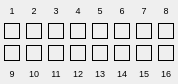
<?xml version="1.0" encoding="UTF-8"?>
<ui version="4.0">
 <class>MaskWidget</class>
 <widget class="QWidget" name="MaskWidget">
  <property name="geometry">
   <rect>
    <x>0</x>
    <y>0</y>
    <width>178</width>
    <height>84</height>
   </rect>
  </property>
  <property name="windowTitle">
   <string>MaskWidget</string>
  </property>
  <layout class="QGridLayout" name="layout">
   <property name="sizeConstraint">
    <enum>QLayout::SetMinimumSize</enum>
   </property>
   <property name="leftMargin">
    <number>4</number>
   </property>
   <property name="topMargin">
    <number>4</number>
   </property>
   <property name="rightMargin">
    <number>4</number>
   </property>
   <property name="bottomMargin">
    <number>4</number>
   </property>
   <item row="0" column="0">
    <widget class="QLabel" name="label01">
     <property name="font">
      <font>
       <pointsize>7</pointsize>
      </font>
     </property>
     <property name="text">
      <string>1</string>
     </property>
     <property name="alignment">
      <set>Qt::AlignCenter</set>
     </property>
    </widget>
   </item>
   <item row="0" column="1">
    <widget class="QLabel" name="label02">
     <property name="font">
      <font>
       <pointsize>7</pointsize>
      </font>
     </property>
     <property name="text">
      <string>2</string>
     </property>
     <property name="alignment">
      <set>Qt::AlignCenter</set>
     </property>
    </widget>
   </item>
   <item row="0" column="2">
    <widget class="QLabel" name="label03">
     <property name="font">
      <font>
       <pointsize>7</pointsize>
      </font>
     </property>
     <property name="text">
      <string>3</string>
     </property>
     <property name="alignment">
      <set>Qt::AlignCenter</set>
     </property>
    </widget>
   </item>
   <item row="0" column="4">
    <widget class="QLabel" name="label05">
     <property name="font">
      <font>
       <pointsize>7</pointsize>
      </font>
     </property>
     <property name="text">
      <string>5</string>
     </property>
     <property name="alignment">
      <set>Qt::AlignCenter</set>
     </property>
    </widget>
   </item>
   <item row="0" column="5">
    <widget class="QLabel" name="label06">
     <property name="font">
      <font>
       <pointsize>7</pointsize>
      </font>
     </property>
     <property name="text">
      <string>6</string>
     </property>
     <property name="alignment">
      <set>Qt::AlignCenter</set>
     </property>
    </widget>
   </item>
   <item row="0" column="6">
    <widget class="QLabel" name="label07">
     <property name="font">
      <font>
       <pointsize>7</pointsize>
      </font>
     </property>
     <property name="text">
      <string>7</string>
     </property>
     <property name="alignment">
      <set>Qt::AlignCenter</set>
     </property>
    </widget>
   </item>
   <item row="0" column="7">
    <widget class="QLabel" name="label08">
     <property name="font">
      <font>
       <pointsize>7</pointsize>
      </font>
     </property>
     <property name="text">
      <string>8</string>
     </property>
     <property name="alignment">
      <set>Qt::AlignCenter</set>
     </property>
    </widget>
   </item>
   <item row="1" column="0">
    <widget class="QFrame" name="bit01">
     <property name="sizePolicy">
      <sizepolicy hsizetype="Fixed" vsizetype="Fixed">
       <horstretch>0</horstretch>
       <verstretch>0</verstretch>
      </sizepolicy>
     </property>
     <property name="minimumSize">
      <size>
       <width>16</width>
       <height>16</height>
      </size>
     </property>
     <property name="maximumSize">
      <size>
       <width>16</width>
       <height>16</height>
      </size>
     </property>
     <property name="palette">
      <palette>
       <active>
        <colorrole role="Base">
         <brush brushstyle="SolidPattern">
          <color alpha="255">
           <red>0</red>
           <green>0</green>
           <blue>0</blue>
          </color>
         </brush>
        </colorrole>
        <colorrole role="Window">
         <brush brushstyle="SolidPattern">
          <color alpha="255">
           <red>0</red>
           <green>0</green>
           <blue>0</blue>
          </color>
         </brush>
        </colorrole>
       </active>
       <inactive>
        <colorrole role="Base">
         <brush brushstyle="SolidPattern">
          <color alpha="255">
           <red>0</red>
           <green>0</green>
           <blue>0</blue>
          </color>
         </brush>
        </colorrole>
        <colorrole role="Window">
         <brush brushstyle="SolidPattern">
          <color alpha="255">
           <red>0</red>
           <green>0</green>
           <blue>0</blue>
          </color>
         </brush>
        </colorrole>
       </inactive>
       <disabled>
        <colorrole role="Base">
         <brush brushstyle="SolidPattern">
          <color alpha="255">
           <red>240</red>
           <green>240</green>
           <blue>240</blue>
          </color>
         </brush>
        </colorrole>
        <colorrole role="Window">
         <brush brushstyle="SolidPattern">
          <color alpha="255">
           <red>227</red>
           <green>229</green>
           <blue>231</blue>
          </color>
         </brush>
        </colorrole>
       </disabled>
      </palette>
     </property>
     <property name="frameShape">
      <enum>QFrame::Box</enum>
     </property>
    </widget>
   </item>
   <item row="1" column="1">
    <widget class="QFrame" name="bit02">
     <property name="sizePolicy">
      <sizepolicy hsizetype="Fixed" vsizetype="Fixed">
       <horstretch>0</horstretch>
       <verstretch>0</verstretch>
      </sizepolicy>
     </property>
     <property name="minimumSize">
      <size>
       <width>16</width>
       <height>16</height>
      </size>
     </property>
     <property name="maximumSize">
      <size>
       <width>16</width>
       <height>16</height>
      </size>
     </property>
     <property name="palette">
      <palette>
       <active>
        <colorrole role="Base">
         <brush brushstyle="SolidPattern">
          <color alpha="255">
           <red>0</red>
           <green>0</green>
           <blue>0</blue>
          </color>
         </brush>
        </colorrole>
        <colorrole role="Window">
         <brush brushstyle="SolidPattern">
          <color alpha="255">
           <red>0</red>
           <green>0</green>
           <blue>0</blue>
          </color>
         </brush>
        </colorrole>
       </active>
       <inactive>
        <colorrole role="Base">
         <brush brushstyle="SolidPattern">
          <color alpha="255">
           <red>0</red>
           <green>0</green>
           <blue>0</blue>
          </color>
         </brush>
        </colorrole>
        <colorrole role="Window">
         <brush brushstyle="SolidPattern">
          <color alpha="255">
           <red>0</red>
           <green>0</green>
           <blue>0</blue>
          </color>
         </brush>
        </colorrole>
       </inactive>
       <disabled>
        <colorrole role="Base">
         <brush brushstyle="SolidPattern">
          <color alpha="255">
           <red>240</red>
           <green>240</green>
           <blue>240</blue>
          </color>
         </brush>
        </colorrole>
        <colorrole role="Window">
         <brush brushstyle="SolidPattern">
          <color alpha="255">
           <red>227</red>
           <green>229</green>
           <blue>231</blue>
          </color>
         </brush>
        </colorrole>
       </disabled>
      </palette>
     </property>
     <property name="frameShape">
      <enum>QFrame::Box</enum>
     </property>
    </widget>
   </item>
   <item row="1" column="2">
    <widget class="QFrame" name="bit03">
     <property name="sizePolicy">
      <sizepolicy hsizetype="Fixed" vsizetype="Fixed">
       <horstretch>0</horstretch>
       <verstretch>0</verstretch>
      </sizepolicy>
     </property>
     <property name="minimumSize">
      <size>
       <width>16</width>
       <height>16</height>
      </size>
     </property>
     <property name="maximumSize">
      <size>
       <width>16</width>
       <height>16</height>
      </size>
     </property>
     <property name="palette">
      <palette>
       <active>
        <colorrole role="Base">
         <brush brushstyle="SolidPattern">
          <color alpha="255">
           <red>0</red>
           <green>0</green>
           <blue>0</blue>
          </color>
         </brush>
        </colorrole>
        <colorrole role="Window">
         <brush brushstyle="SolidPattern">
          <color alpha="255">
           <red>0</red>
           <green>0</green>
           <blue>0</blue>
          </color>
         </brush>
        </colorrole>
       </active>
       <inactive>
        <colorrole role="Base">
         <brush brushstyle="SolidPattern">
          <color alpha="255">
           <red>0</red>
           <green>0</green>
           <blue>0</blue>
          </color>
         </brush>
        </colorrole>
        <colorrole role="Window">
         <brush brushstyle="SolidPattern">
          <color alpha="255">
           <red>0</red>
           <green>0</green>
           <blue>0</blue>
          </color>
         </brush>
        </colorrole>
       </inactive>
       <disabled>
        <colorrole role="Base">
         <brush brushstyle="SolidPattern">
          <color alpha="255">
           <red>240</red>
           <green>240</green>
           <blue>240</blue>
          </color>
         </brush>
        </colorrole>
        <colorrole role="Window">
         <brush brushstyle="SolidPattern">
          <color alpha="255">
           <red>227</red>
           <green>229</green>
           <blue>231</blue>
          </color>
         </brush>
        </colorrole>
       </disabled>
      </palette>
     </property>
     <property name="frameShape">
      <enum>QFrame::Box</enum>
     </property>
    </widget>
   </item>
   <item row="1" column="3">
    <widget class="QFrame" name="bit04">
     <property name="sizePolicy">
      <sizepolicy hsizetype="Fixed" vsizetype="Fixed">
       <horstretch>0</horstretch>
       <verstretch>0</verstretch>
      </sizepolicy>
     </property>
     <property name="minimumSize">
      <size>
       <width>16</width>
       <height>16</height>
      </size>
     </property>
     <property name="maximumSize">
      <size>
       <width>16</width>
       <height>16</height>
      </size>
     </property>
     <property name="palette">
      <palette>
       <active>
        <colorrole role="Base">
         <brush brushstyle="SolidPattern">
          <color alpha="255">
           <red>0</red>
           <green>0</green>
           <blue>0</blue>
          </color>
         </brush>
        </colorrole>
        <colorrole role="Window">
         <brush brushstyle="SolidPattern">
          <color alpha="255">
           <red>0</red>
           <green>0</green>
           <blue>0</blue>
          </color>
         </brush>
        </colorrole>
       </active>
       <inactive>
        <colorrole role="Base">
         <brush brushstyle="SolidPattern">
          <color alpha="255">
           <red>0</red>
           <green>0</green>
           <blue>0</blue>
          </color>
         </brush>
        </colorrole>
        <colorrole role="Window">
         <brush brushstyle="SolidPattern">
          <color alpha="255">
           <red>0</red>
           <green>0</green>
           <blue>0</blue>
          </color>
         </brush>
        </colorrole>
       </inactive>
       <disabled>
        <colorrole role="Base">
         <brush brushstyle="SolidPattern">
          <color alpha="255">
           <red>240</red>
           <green>240</green>
           <blue>240</blue>
          </color>
         </brush>
        </colorrole>
        <colorrole role="Window">
         <brush brushstyle="SolidPattern">
          <color alpha="255">
           <red>227</red>
           <green>229</green>
           <blue>231</blue>
          </color>
         </brush>
        </colorrole>
       </disabled>
      </palette>
     </property>
     <property name="frameShape">
      <enum>QFrame::Box</enum>
     </property>
    </widget>
   </item>
   <item row="1" column="4">
    <widget class="QFrame" name="bit05">
     <property name="sizePolicy">
      <sizepolicy hsizetype="Fixed" vsizetype="Fixed">
       <horstretch>0</horstretch>
       <verstretch>0</verstretch>
      </sizepolicy>
     </property>
     <property name="minimumSize">
      <size>
       <width>16</width>
       <height>16</height>
      </size>
     </property>
     <property name="maximumSize">
      <size>
       <width>16</width>
       <height>16</height>
      </size>
     </property>
     <property name="palette">
      <palette>
       <active>
        <colorrole role="Base">
         <brush brushstyle="SolidPattern">
          <color alpha="255">
           <red>0</red>
           <green>0</green>
           <blue>0</blue>
          </color>
         </brush>
        </colorrole>
        <colorrole role="Window">
         <brush brushstyle="SolidPattern">
          <color alpha="255">
           <red>0</red>
           <green>0</green>
           <blue>0</blue>
          </color>
         </brush>
        </colorrole>
       </active>
       <inactive>
        <colorrole role="Base">
         <brush brushstyle="SolidPattern">
          <color alpha="255">
           <red>0</red>
           <green>0</green>
           <blue>0</blue>
          </color>
         </brush>
        </colorrole>
        <colorrole role="Window">
         <brush brushstyle="SolidPattern">
          <color alpha="255">
           <red>0</red>
           <green>0</green>
           <blue>0</blue>
          </color>
         </brush>
        </colorrole>
       </inactive>
       <disabled>
        <colorrole role="Base">
         <brush brushstyle="SolidPattern">
          <color alpha="255">
           <red>240</red>
           <green>240</green>
           <blue>240</blue>
          </color>
         </brush>
        </colorrole>
        <colorrole role="Window">
         <brush brushstyle="SolidPattern">
          <color alpha="255">
           <red>227</red>
           <green>229</green>
           <blue>231</blue>
          </color>
         </brush>
        </colorrole>
       </disabled>
      </palette>
     </property>
     <property name="frameShape">
      <enum>QFrame::Box</enum>
     </property>
    </widget>
   </item>
   <item row="1" column="5">
    <widget class="QFrame" name="bit06">
     <property name="sizePolicy">
      <sizepolicy hsizetype="Fixed" vsizetype="Fixed">
       <horstretch>0</horstretch>
       <verstretch>0</verstretch>
      </sizepolicy>
     </property>
     <property name="minimumSize">
      <size>
       <width>16</width>
       <height>16</height>
      </size>
     </property>
     <property name="maximumSize">
      <size>
       <width>16</width>
       <height>16</height>
      </size>
     </property>
     <property name="palette">
      <palette>
       <active>
        <colorrole role="Base">
         <brush brushstyle="SolidPattern">
          <color alpha="255">
           <red>0</red>
           <green>0</green>
           <blue>0</blue>
          </color>
         </brush>
        </colorrole>
        <colorrole role="Window">
         <brush brushstyle="SolidPattern">
          <color alpha="255">
           <red>0</red>
           <green>0</green>
           <blue>0</blue>
          </color>
         </brush>
        </colorrole>
       </active>
       <inactive>
        <colorrole role="Base">
         <brush brushstyle="SolidPattern">
          <color alpha="255">
           <red>0</red>
           <green>0</green>
           <blue>0</blue>
          </color>
         </brush>
        </colorrole>
        <colorrole role="Window">
         <brush brushstyle="SolidPattern">
          <color alpha="255">
           <red>0</red>
           <green>0</green>
           <blue>0</blue>
          </color>
         </brush>
        </colorrole>
       </inactive>
       <disabled>
        <colorrole role="Base">
         <brush brushstyle="SolidPattern">
          <color alpha="255">
           <red>240</red>
           <green>240</green>
           <blue>240</blue>
          </color>
         </brush>
        </colorrole>
        <colorrole role="Window">
         <brush brushstyle="SolidPattern">
          <color alpha="255">
           <red>227</red>
           <green>229</green>
           <blue>231</blue>
          </color>
         </brush>
        </colorrole>
       </disabled>
      </palette>
     </property>
     <property name="frameShape">
      <enum>QFrame::Box</enum>
     </property>
    </widget>
   </item>
   <item row="1" column="6">
    <widget class="QFrame" name="bit07">
     <property name="sizePolicy">
      <sizepolicy hsizetype="Fixed" vsizetype="Fixed">
       <horstretch>0</horstretch>
       <verstretch>0</verstretch>
      </sizepolicy>
     </property>
     <property name="minimumSize">
      <size>
       <width>16</width>
       <height>16</height>
      </size>
     </property>
     <property name="maximumSize">
      <size>
       <width>16</width>
       <height>16</height>
      </size>
     </property>
     <property name="palette">
      <palette>
       <active>
        <colorrole role="Base">
         <brush brushstyle="SolidPattern">
          <color alpha="255">
           <red>0</red>
           <green>0</green>
           <blue>0</blue>
          </color>
         </brush>
        </colorrole>
        <colorrole role="Window">
         <brush brushstyle="SolidPattern">
          <color alpha="255">
           <red>0</red>
           <green>0</green>
           <blue>0</blue>
          </color>
         </brush>
        </colorrole>
       </active>
       <inactive>
        <colorrole role="Base">
         <brush brushstyle="SolidPattern">
          <color alpha="255">
           <red>0</red>
           <green>0</green>
           <blue>0</blue>
          </color>
         </brush>
        </colorrole>
        <colorrole role="Window">
         <brush brushstyle="SolidPattern">
          <color alpha="255">
           <red>0</red>
           <green>0</green>
           <blue>0</blue>
          </color>
         </brush>
        </colorrole>
       </inactive>
       <disabled>
        <colorrole role="Base">
         <brush brushstyle="SolidPattern">
          <color alpha="255">
           <red>240</red>
           <green>240</green>
           <blue>240</blue>
          </color>
         </brush>
        </colorrole>
        <colorrole role="Window">
         <brush brushstyle="SolidPattern">
          <color alpha="255">
           <red>227</red>
           <green>229</green>
           <blue>231</blue>
          </color>
         </brush>
        </colorrole>
       </disabled>
      </palette>
     </property>
     <property name="frameShape">
      <enum>QFrame::Box</enum>
     </property>
    </widget>
   </item>
   <item row="1" column="7">
    <widget class="QFrame" name="bit08">
     <property name="sizePolicy">
      <sizepolicy hsizetype="Fixed" vsizetype="Fixed">
       <horstretch>0</horstretch>
       <verstretch>0</verstretch>
      </sizepolicy>
     </property>
     <property name="minimumSize">
      <size>
       <width>16</width>
       <height>16</height>
      </size>
     </property>
     <property name="maximumSize">
      <size>
       <width>16</width>
       <height>16</height>
      </size>
     </property>
     <property name="palette">
      <palette>
       <active>
        <colorrole role="Base">
         <brush brushstyle="SolidPattern">
          <color alpha="255">
           <red>0</red>
           <green>0</green>
           <blue>0</blue>
          </color>
         </brush>
        </colorrole>
        <colorrole role="Window">
         <brush brushstyle="SolidPattern">
          <color alpha="255">
           <red>0</red>
           <green>0</green>
           <blue>0</blue>
          </color>
         </brush>
        </colorrole>
       </active>
       <inactive>
        <colorrole role="Base">
         <brush brushstyle="SolidPattern">
          <color alpha="255">
           <red>0</red>
           <green>0</green>
           <blue>0</blue>
          </color>
         </brush>
        </colorrole>
        <colorrole role="Window">
         <brush brushstyle="SolidPattern">
          <color alpha="255">
           <red>0</red>
           <green>0</green>
           <blue>0</blue>
          </color>
         </brush>
        </colorrole>
       </inactive>
       <disabled>
        <colorrole role="Base">
         <brush brushstyle="SolidPattern">
          <color alpha="255">
           <red>240</red>
           <green>240</green>
           <blue>240</blue>
          </color>
         </brush>
        </colorrole>
        <colorrole role="Window">
         <brush brushstyle="SolidPattern">
          <color alpha="255">
           <red>227</red>
           <green>229</green>
           <blue>231</blue>
          </color>
         </brush>
        </colorrole>
       </disabled>
      </palette>
     </property>
     <property name="frameShape">
      <enum>QFrame::Box</enum>
     </property>
    </widget>
   </item>
   <item row="2" column="0">
    <widget class="QFrame" name="bit09">
     <property name="sizePolicy">
      <sizepolicy hsizetype="Fixed" vsizetype="Fixed">
       <horstretch>0</horstretch>
       <verstretch>0</verstretch>
      </sizepolicy>
     </property>
     <property name="minimumSize">
      <size>
       <width>16</width>
       <height>16</height>
      </size>
     </property>
     <property name="maximumSize">
      <size>
       <width>16</width>
       <height>16</height>
      </size>
     </property>
     <property name="palette">
      <palette>
       <active>
        <colorrole role="Base">
         <brush brushstyle="SolidPattern">
          <color alpha="255">
           <red>0</red>
           <green>0</green>
           <blue>0</blue>
          </color>
         </brush>
        </colorrole>
        <colorrole role="Window">
         <brush brushstyle="SolidPattern">
          <color alpha="255">
           <red>0</red>
           <green>0</green>
           <blue>0</blue>
          </color>
         </brush>
        </colorrole>
       </active>
       <inactive>
        <colorrole role="Base">
         <brush brushstyle="SolidPattern">
          <color alpha="255">
           <red>0</red>
           <green>0</green>
           <blue>0</blue>
          </color>
         </brush>
        </colorrole>
        <colorrole role="Window">
         <brush brushstyle="SolidPattern">
          <color alpha="255">
           <red>0</red>
           <green>0</green>
           <blue>0</blue>
          </color>
         </brush>
        </colorrole>
       </inactive>
       <disabled>
        <colorrole role="Base">
         <brush brushstyle="SolidPattern">
          <color alpha="255">
           <red>240</red>
           <green>240</green>
           <blue>240</blue>
          </color>
         </brush>
        </colorrole>
        <colorrole role="Window">
         <brush brushstyle="SolidPattern">
          <color alpha="255">
           <red>227</red>
           <green>229</green>
           <blue>231</blue>
          </color>
         </brush>
        </colorrole>
       </disabled>
      </palette>
     </property>
     <property name="frameShape">
      <enum>QFrame::Box</enum>
     </property>
    </widget>
   </item>
   <item row="2" column="1">
    <widget class="QFrame" name="bit10">
     <property name="sizePolicy">
      <sizepolicy hsizetype="Fixed" vsizetype="Fixed">
       <horstretch>0</horstretch>
       <verstretch>0</verstretch>
      </sizepolicy>
     </property>
     <property name="minimumSize">
      <size>
       <width>16</width>
       <height>16</height>
      </size>
     </property>
     <property name="maximumSize">
      <size>
       <width>16</width>
       <height>16</height>
      </size>
     </property>
     <property name="palette">
      <palette>
       <active>
        <colorrole role="Base">
         <brush brushstyle="SolidPattern">
          <color alpha="255">
           <red>0</red>
           <green>0</green>
           <blue>0</blue>
          </color>
         </brush>
        </colorrole>
        <colorrole role="Window">
         <brush brushstyle="SolidPattern">
          <color alpha="255">
           <red>0</red>
           <green>0</green>
           <blue>0</blue>
          </color>
         </brush>
        </colorrole>
       </active>
       <inactive>
        <colorrole role="Base">
         <brush brushstyle="SolidPattern">
          <color alpha="255">
           <red>0</red>
           <green>0</green>
           <blue>0</blue>
          </color>
         </brush>
        </colorrole>
        <colorrole role="Window">
         <brush brushstyle="SolidPattern">
          <color alpha="255">
           <red>0</red>
           <green>0</green>
           <blue>0</blue>
          </color>
         </brush>
        </colorrole>
       </inactive>
       <disabled>
        <colorrole role="Base">
         <brush brushstyle="SolidPattern">
          <color alpha="255">
           <red>240</red>
           <green>240</green>
           <blue>240</blue>
          </color>
         </brush>
        </colorrole>
        <colorrole role="Window">
         <brush brushstyle="SolidPattern">
          <color alpha="255">
           <red>227</red>
           <green>229</green>
           <blue>231</blue>
          </color>
         </brush>
        </colorrole>
       </disabled>
      </palette>
     </property>
     <property name="frameShape">
      <enum>QFrame::Box</enum>
     </property>
    </widget>
   </item>
   <item row="2" column="2">
    <widget class="QFrame" name="bit11">
     <property name="sizePolicy">
      <sizepolicy hsizetype="Fixed" vsizetype="Fixed">
       <horstretch>0</horstretch>
       <verstretch>0</verstretch>
      </sizepolicy>
     </property>
     <property name="minimumSize">
      <size>
       <width>16</width>
       <height>16</height>
      </size>
     </property>
     <property name="maximumSize">
      <size>
       <width>16</width>
       <height>16</height>
      </size>
     </property>
     <property name="palette">
      <palette>
       <active>
        <colorrole role="Base">
         <brush brushstyle="SolidPattern">
          <color alpha="255">
           <red>0</red>
           <green>0</green>
           <blue>0</blue>
          </color>
         </brush>
        </colorrole>
        <colorrole role="Window">
         <brush brushstyle="SolidPattern">
          <color alpha="255">
           <red>0</red>
           <green>0</green>
           <blue>0</blue>
          </color>
         </brush>
        </colorrole>
       </active>
       <inactive>
        <colorrole role="Base">
         <brush brushstyle="SolidPattern">
          <color alpha="255">
           <red>0</red>
           <green>0</green>
           <blue>0</blue>
          </color>
         </brush>
        </colorrole>
        <colorrole role="Window">
         <brush brushstyle="SolidPattern">
          <color alpha="255">
           <red>0</red>
           <green>0</green>
           <blue>0</blue>
          </color>
         </brush>
        </colorrole>
       </inactive>
       <disabled>
        <colorrole role="Base">
         <brush brushstyle="SolidPattern">
          <color alpha="255">
           <red>240</red>
           <green>240</green>
           <blue>240</blue>
          </color>
         </brush>
        </colorrole>
        <colorrole role="Window">
         <brush brushstyle="SolidPattern">
          <color alpha="255">
           <red>227</red>
           <green>229</green>
           <blue>231</blue>
          </color>
         </brush>
        </colorrole>
       </disabled>
      </palette>
     </property>
     <property name="frameShape">
      <enum>QFrame::Box</enum>
     </property>
    </widget>
   </item>
   <item row="2" column="3">
    <widget class="QFrame" name="bit12">
     <property name="sizePolicy">
      <sizepolicy hsizetype="Fixed" vsizetype="Fixed">
       <horstretch>0</horstretch>
       <verstretch>0</verstretch>
      </sizepolicy>
     </property>
     <property name="minimumSize">
      <size>
       <width>16</width>
       <height>16</height>
      </size>
     </property>
     <property name="maximumSize">
      <size>
       <width>16</width>
       <height>16</height>
      </size>
     </property>
     <property name="palette">
      <palette>
       <active>
        <colorrole role="Base">
         <brush brushstyle="SolidPattern">
          <color alpha="255">
           <red>0</red>
           <green>0</green>
           <blue>0</blue>
          </color>
         </brush>
        </colorrole>
        <colorrole role="Window">
         <brush brushstyle="SolidPattern">
          <color alpha="255">
           <red>0</red>
           <green>0</green>
           <blue>0</blue>
          </color>
         </brush>
        </colorrole>
       </active>
       <inactive>
        <colorrole role="Base">
         <brush brushstyle="SolidPattern">
          <color alpha="255">
           <red>0</red>
           <green>0</green>
           <blue>0</blue>
          </color>
         </brush>
        </colorrole>
        <colorrole role="Window">
         <brush brushstyle="SolidPattern">
          <color alpha="255">
           <red>0</red>
           <green>0</green>
           <blue>0</blue>
          </color>
         </brush>
        </colorrole>
       </inactive>
       <disabled>
        <colorrole role="Base">
         <brush brushstyle="SolidPattern">
          <color alpha="255">
           <red>240</red>
           <green>240</green>
           <blue>240</blue>
          </color>
         </brush>
        </colorrole>
        <colorrole role="Window">
         <brush brushstyle="SolidPattern">
          <color alpha="255">
           <red>227</red>
           <green>229</green>
           <blue>231</blue>
          </color>
         </brush>
        </colorrole>
       </disabled>
      </palette>
     </property>
     <property name="frameShape">
      <enum>QFrame::Box</enum>
     </property>
    </widget>
   </item>
   <item row="2" column="4">
    <widget class="QFrame" name="bit13">
     <property name="sizePolicy">
      <sizepolicy hsizetype="Fixed" vsizetype="Fixed">
       <horstretch>0</horstretch>
       <verstretch>0</verstretch>
      </sizepolicy>
     </property>
     <property name="minimumSize">
      <size>
       <width>16</width>
       <height>16</height>
      </size>
     </property>
     <property name="maximumSize">
      <size>
       <width>16</width>
       <height>16</height>
      </size>
     </property>
     <property name="palette">
      <palette>
       <active>
        <colorrole role="Base">
         <brush brushstyle="SolidPattern">
          <color alpha="255">
           <red>0</red>
           <green>0</green>
           <blue>0</blue>
          </color>
         </brush>
        </colorrole>
        <colorrole role="Window">
         <brush brushstyle="SolidPattern">
          <color alpha="255">
           <red>0</red>
           <green>0</green>
           <blue>0</blue>
          </color>
         </brush>
        </colorrole>
       </active>
       <inactive>
        <colorrole role="Base">
         <brush brushstyle="SolidPattern">
          <color alpha="255">
           <red>0</red>
           <green>0</green>
           <blue>0</blue>
          </color>
         </brush>
        </colorrole>
        <colorrole role="Window">
         <brush brushstyle="SolidPattern">
          <color alpha="255">
           <red>0</red>
           <green>0</green>
           <blue>0</blue>
          </color>
         </brush>
        </colorrole>
       </inactive>
       <disabled>
        <colorrole role="Base">
         <brush brushstyle="SolidPattern">
          <color alpha="255">
           <red>240</red>
           <green>240</green>
           <blue>240</blue>
          </color>
         </brush>
        </colorrole>
        <colorrole role="Window">
         <brush brushstyle="SolidPattern">
          <color alpha="255">
           <red>227</red>
           <green>229</green>
           <blue>231</blue>
          </color>
         </brush>
        </colorrole>
       </disabled>
      </palette>
     </property>
     <property name="frameShape">
      <enum>QFrame::Box</enum>
     </property>
    </widget>
   </item>
   <item row="2" column="5">
    <widget class="QFrame" name="bit14">
     <property name="sizePolicy">
      <sizepolicy hsizetype="Fixed" vsizetype="Fixed">
       <horstretch>0</horstretch>
       <verstretch>0</verstretch>
      </sizepolicy>
     </property>
     <property name="minimumSize">
      <size>
       <width>16</width>
       <height>16</height>
      </size>
     </property>
     <property name="maximumSize">
      <size>
       <width>16</width>
       <height>16</height>
      </size>
     </property>
     <property name="palette">
      <palette>
       <active>
        <colorrole role="Base">
         <brush brushstyle="SolidPattern">
          <color alpha="255">
           <red>0</red>
           <green>0</green>
           <blue>0</blue>
          </color>
         </brush>
        </colorrole>
        <colorrole role="Window">
         <brush brushstyle="SolidPattern">
          <color alpha="255">
           <red>0</red>
           <green>0</green>
           <blue>0</blue>
          </color>
         </brush>
        </colorrole>
       </active>
       <inactive>
        <colorrole role="Base">
         <brush brushstyle="SolidPattern">
          <color alpha="255">
           <red>0</red>
           <green>0</green>
           <blue>0</blue>
          </color>
         </brush>
        </colorrole>
        <colorrole role="Window">
         <brush brushstyle="SolidPattern">
          <color alpha="255">
           <red>0</red>
           <green>0</green>
           <blue>0</blue>
          </color>
         </brush>
        </colorrole>
       </inactive>
       <disabled>
        <colorrole role="Base">
         <brush brushstyle="SolidPattern">
          <color alpha="255">
           <red>240</red>
           <green>240</green>
           <blue>240</blue>
          </color>
         </brush>
        </colorrole>
        <colorrole role="Window">
         <brush brushstyle="SolidPattern">
          <color alpha="255">
           <red>227</red>
           <green>229</green>
           <blue>231</blue>
          </color>
         </brush>
        </colorrole>
       </disabled>
      </palette>
     </property>
     <property name="frameShape">
      <enum>QFrame::Box</enum>
     </property>
    </widget>
   </item>
   <item row="2" column="6">
    <widget class="QFrame" name="bit15">
     <property name="sizePolicy">
      <sizepolicy hsizetype="Fixed" vsizetype="Fixed">
       <horstretch>0</horstretch>
       <verstretch>0</verstretch>
      </sizepolicy>
     </property>
     <property name="minimumSize">
      <size>
       <width>16</width>
       <height>16</height>
      </size>
     </property>
     <property name="maximumSize">
      <size>
       <width>16</width>
       <height>16</height>
      </size>
     </property>
     <property name="palette">
      <palette>
       <active>
        <colorrole role="Base">
         <brush brushstyle="SolidPattern">
          <color alpha="255">
           <red>0</red>
           <green>0</green>
           <blue>0</blue>
          </color>
         </brush>
        </colorrole>
        <colorrole role="Window">
         <brush brushstyle="SolidPattern">
          <color alpha="255">
           <red>0</red>
           <green>0</green>
           <blue>0</blue>
          </color>
         </brush>
        </colorrole>
       </active>
       <inactive>
        <colorrole role="Base">
         <brush brushstyle="SolidPattern">
          <color alpha="255">
           <red>0</red>
           <green>0</green>
           <blue>0</blue>
          </color>
         </brush>
        </colorrole>
        <colorrole role="Window">
         <brush brushstyle="SolidPattern">
          <color alpha="255">
           <red>0</red>
           <green>0</green>
           <blue>0</blue>
          </color>
         </brush>
        </colorrole>
       </inactive>
       <disabled>
        <colorrole role="Base">
         <brush brushstyle="SolidPattern">
          <color alpha="255">
           <red>240</red>
           <green>240</green>
           <blue>240</blue>
          </color>
         </brush>
        </colorrole>
        <colorrole role="Window">
         <brush brushstyle="SolidPattern">
          <color alpha="255">
           <red>227</red>
           <green>229</green>
           <blue>231</blue>
          </color>
         </brush>
        </colorrole>
       </disabled>
      </palette>
     </property>
     <property name="frameShape">
      <enum>QFrame::Box</enum>
     </property>
    </widget>
   </item>
   <item row="2" column="7">
    <widget class="QFrame" name="bit16">
     <property name="sizePolicy">
      <sizepolicy hsizetype="Fixed" vsizetype="Fixed">
       <horstretch>0</horstretch>
       <verstretch>0</verstretch>
      </sizepolicy>
     </property>
     <property name="minimumSize">
      <size>
       <width>16</width>
       <height>16</height>
      </size>
     </property>
     <property name="maximumSize">
      <size>
       <width>16</width>
       <height>16</height>
      </size>
     </property>
     <property name="palette">
      <palette>
       <active>
        <colorrole role="Base">
         <brush brushstyle="SolidPattern">
          <color alpha="255">
           <red>0</red>
           <green>0</green>
           <blue>0</blue>
          </color>
         </brush>
        </colorrole>
        <colorrole role="Window">
         <brush brushstyle="SolidPattern">
          <color alpha="255">
           <red>0</red>
           <green>0</green>
           <blue>0</blue>
          </color>
         </brush>
        </colorrole>
       </active>
       <inactive>
        <colorrole role="Base">
         <brush brushstyle="SolidPattern">
          <color alpha="255">
           <red>0</red>
           <green>0</green>
           <blue>0</blue>
          </color>
         </brush>
        </colorrole>
        <colorrole role="Window">
         <brush brushstyle="SolidPattern">
          <color alpha="255">
           <red>0</red>
           <green>0</green>
           <blue>0</blue>
          </color>
         </brush>
        </colorrole>
       </inactive>
       <disabled>
        <colorrole role="Base">
         <brush brushstyle="SolidPattern">
          <color alpha="255">
           <red>240</red>
           <green>240</green>
           <blue>240</blue>
          </color>
         </brush>
        </colorrole>
        <colorrole role="Window">
         <brush brushstyle="SolidPattern">
          <color alpha="255">
           <red>227</red>
           <green>229</green>
           <blue>231</blue>
          </color>
         </brush>
        </colorrole>
       </disabled>
      </palette>
     </property>
     <property name="frameShape">
      <enum>QFrame::Box</enum>
     </property>
    </widget>
   </item>
   <item row="3" column="0">
    <widget class="QLabel" name="label09">
     <property name="font">
      <font>
       <pointsize>7</pointsize>
      </font>
     </property>
     <property name="text">
      <string>9</string>
     </property>
     <property name="alignment">
      <set>Qt::AlignCenter</set>
     </property>
    </widget>
   </item>
   <item row="3" column="1">
    <widget class="QLabel" name="label10">
     <property name="font">
      <font>
       <pointsize>7</pointsize>
      </font>
     </property>
     <property name="text">
      <string>10</string>
     </property>
     <property name="alignment">
      <set>Qt::AlignCenter</set>
     </property>
    </widget>
   </item>
   <item row="3" column="2">
    <widget class="QLabel" name="label11">
     <property name="font">
      <font>
       <pointsize>7</pointsize>
      </font>
     </property>
     <property name="text">
      <string>11</string>
     </property>
     <property name="alignment">
      <set>Qt::AlignCenter</set>
     </property>
    </widget>
   </item>
   <item row="3" column="4">
    <widget class="QLabel" name="label13">
     <property name="font">
      <font>
       <pointsize>7</pointsize>
      </font>
     </property>
     <property name="text">
      <string>13</string>
     </property>
     <property name="alignment">
      <set>Qt::AlignCenter</set>
     </property>
    </widget>
   </item>
   <item row="3" column="5">
    <widget class="QLabel" name="label14">
     <property name="font">
      <font>
       <pointsize>7</pointsize>
      </font>
     </property>
     <property name="text">
      <string>14</string>
     </property>
     <property name="alignment">
      <set>Qt::AlignCenter</set>
     </property>
    </widget>
   </item>
   <item row="3" column="6">
    <widget class="QLabel" name="label15">
     <property name="font">
      <font>
       <pointsize>7</pointsize>
      </font>
     </property>
     <property name="text">
      <string>15</string>
     </property>
     <property name="alignment">
      <set>Qt::AlignCenter</set>
     </property>
    </widget>
   </item>
   <item row="3" column="7">
    <widget class="QLabel" name="label16">
     <property name="font">
      <font>
       <pointsize>7</pointsize>
      </font>
     </property>
     <property name="text">
      <string>16</string>
     </property>
     <property name="alignment">
      <set>Qt::AlignCenter</set>
     </property>
    </widget>
   </item>
   <item row="3" column="3">
    <widget class="QLabel" name="label12">
     <property name="font">
      <font>
       <pointsize>7</pointsize>
      </font>
     </property>
     <property name="text">
      <string>12</string>
     </property>
     <property name="alignment">
      <set>Qt::AlignCenter</set>
     </property>
    </widget>
   </item>
   <item row="0" column="3">
    <widget class="QLabel" name="label04">
     <property name="font">
      <font>
       <pointsize>7</pointsize>
      </font>
     </property>
     <property name="text">
      <string>4</string>
     </property>
     <property name="alignment">
      <set>Qt::AlignCenter</set>
     </property>
    </widget>
   </item>
  </layout>
 </widget>
 <resources/>
 <connections/>
</ui>
